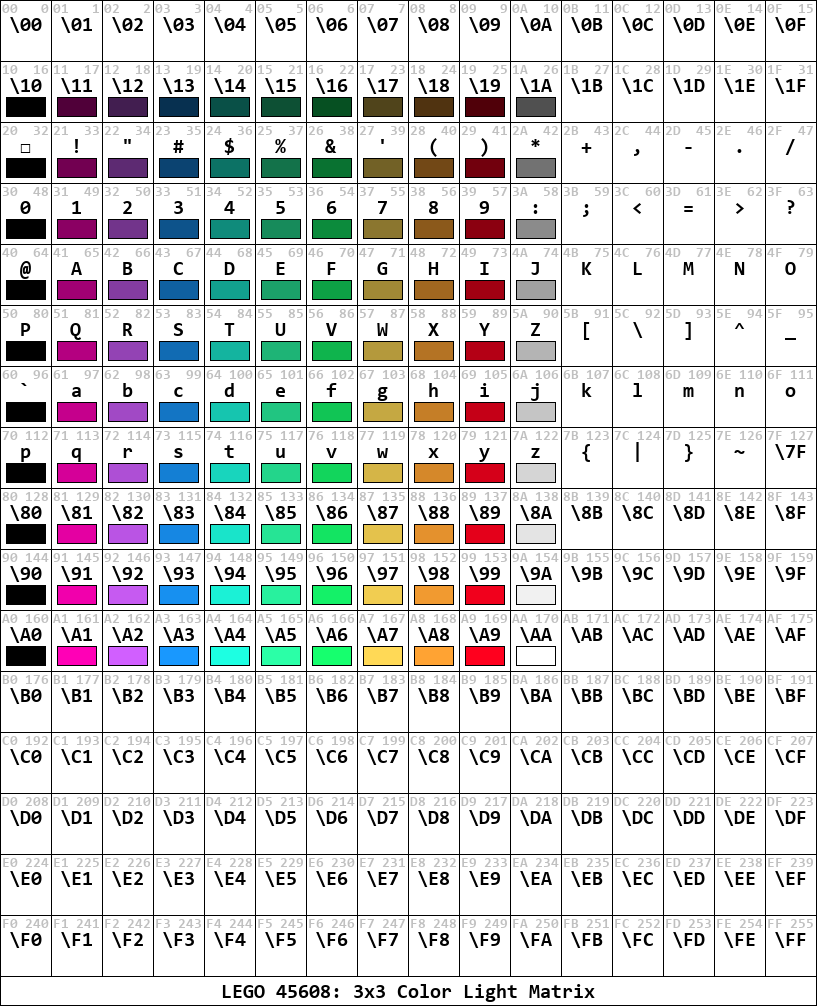

The script that saved this image:
#!/usr/bin/python3


# table.py - Script creating a color table for a LEGO 3x3 color LED matrix
# 2022 jan 28  v1  Maarten Pennings  Created
version = "v1"


import os
import io
from PIL import Image
from PIL import ImageFont
from PIL import ImageDraw


div_grid_hlen      = 50  # width of a cell in the table
div_grid_vlen      = 60  # height of a cell in the table
div_grid_hsep      = 1   # (horizontal) border thickness in the table
div_grid_vsep      = 1   # (vertical) border thickness in the  table
div_grid_title     = 28  # height for title at bottom in the table
                   
div_grid_xcount    = 16
div_grid_ycount    = 16
          
div_colorbox_width = 40
div_colorbox_height= 20
          
div_mainfont_name  ="consolab.ttf"
div_mainfont_size  = 20

div_smallfont_name ="consolab.ttf"
div_smallfont_size = 14

div_grid_linecol   = "black"
div_grid_bgcol     = "white"
div_hitext_color   = "black"
div_lotext_color   = "silver"
                   
# Converts integer `val` to an 2 char long hexadecimal string 
def hex2(val) :
  return ("00"+hex(val)[2:])[-2:]

# Convert integer ascii value to character (but makes some unprintable ones readable)
def chrr(ascii) :
  if   ascii <0x20 : return f"\{ascii:02X}";
  elif ascii==0x20 : return "□"
  elif ascii>=0x7F : return f"\{ascii:02X}";
  return chr(ascii)


div_palette = [
 (0,0,0), #  0 black
 (215,0,154), #  1 magenta
 (163,74,198), #  2 violet
 (24,145,242), #  3 blue
 (21,180,160), #  4 turquoise
 (32,189,124), #  5 mint
 (15,168,73), #  6 green
 (249,212,84), #  7 yellow
 (253,162,51), #  8 orange
 (253,0,30), #  9 red
 (255,255,255), # 10 white
]

def palette_scaleup() :
  palette = []
  for r,g,b in div_palette :
    m = max(r,g,b)
    f = 255/m if m>0 else 1
    n = ( int(r*f), int(g*f), int(b*f) )
    palette.append(n) 
  return palette

full_palette = palette_scaleup()

def darken( color, percent ) :
  r,g,b = color
  percent = 10*percent**0.5 # non-linear to get some color for low brightness
  return int(r*percent/100), int(g*percent/100), int(b*percent/100)


def draw_colorbox(draw,x,y,brightnesspercent,colorindex) :
  if colorindex>=len(full_palette) : return
  if brightnesspercent==0 : return
  if brightnesspercent>100 : return
  draw.rectangle([x,y,x+div_colorbox_width-1,y+div_colorbox_height-1], darken(full_palette[colorindex],brightnesspercent) )
  draw.rectangle([x,y,x+div_colorbox_width-1,y+div_colorbox_height-1], outline="black", width=1 )


def table() :
  # Compute size for image to generate
  width  = div_grid_xcount*div_grid_hlen + (div_grid_xcount+1)*div_grid_hsep
  height = div_grid_ycount*div_grid_vlen + (div_grid_ycount+1)*div_grid_vsep       + div_grid_title + div_grid_vsep
  # Create image of computed size
  image = Image.new("RGBA", (width,height), div_grid_linecol ) 
  draw = ImageDraw.Draw(image)
  mainfont = ImageFont.truetype(div_mainfont_name, div_mainfont_size)
  smallfont = ImageFont.truetype(div_smallfont_name, div_smallfont_size)
  # Create the grid
  for yy in range(div_grid_ycount) :
    y0 = yy*(div_grid_vlen+div_grid_vsep) + div_grid_vsep
    y1 = y0+div_grid_vlen-1
    for xx in range(div_grid_xcount) :
      y = y0+1 # vertical cursor in cell
      ascii = yy*div_grid_xcount+xx
      # Draw the grid cell
      x0 = xx*(div_grid_hlen+div_grid_hsep) + div_grid_hsep
      x1 = x0+div_grid_hlen-1
      draw.rectangle([x0,y0,x1,y1],fill=div_grid_bgcol)
      # Draw the hex ASCII value
      label = f"{ascii:02X}"
      sizex,sizey = draw.textsize( label, font=smallfont)
      draw.text( (x0+1,y), label, div_lotext_color, font=smallfont)
      # Draw the dec ASCII value
      label = f"{ascii}"
      sizex,sizey= draw.textsize( label, font=smallfont)
      draw.text( (x1-sizex-1,y), label, div_lotext_color, font=smallfont)
      y += div_smallfont_size
      # Draw the ASCII character
      label = chrr(ascii)
      sizex,sizey= draw.textsize( label, font=mainfont)
      draw.text( (x0+(x1-x0-sizex)/2,y), label, div_hitext_color, font=mainfont)
      y += div_mainfont_size
      # Draw color box
      draw_colorbox( draw, x0+(div_grid_hlen-div_colorbox_width)//2, y, yy*10, xx )
  # Draw title cell
  x0 = div_grid_hsep
  y0 = div_grid_ycount*(div_grid_vlen+div_grid_vsep) + div_grid_vsep
  draw.rectangle([x0,y0,x0+width-2*div_grid_hsep-1,y0+div_grid_title-1],fill=div_grid_bgcol)
  # Draw the title
  label = f"LEGO 45608: 3x3 Color Light Matrix"
  sizex,sizey= draw.textsize( label, font=mainfont)
  draw.text( ((width-sizex)/2,y0+(div_grid_title-sizey)/2+2), label, div_hitext_color, font=mainfont)
  return image


def main() :
  image = table()
  filename = f"table.png"
  image.save(filename)
  print( f"  saving {filename}")


# The entry point for command line test
if __name__ == "__main__":
  print( f"tables.py {version}")
  main()
